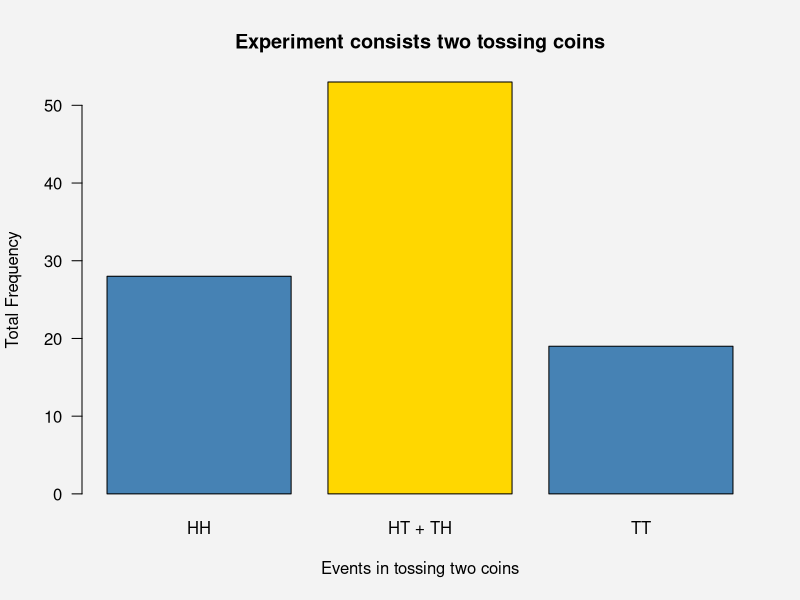
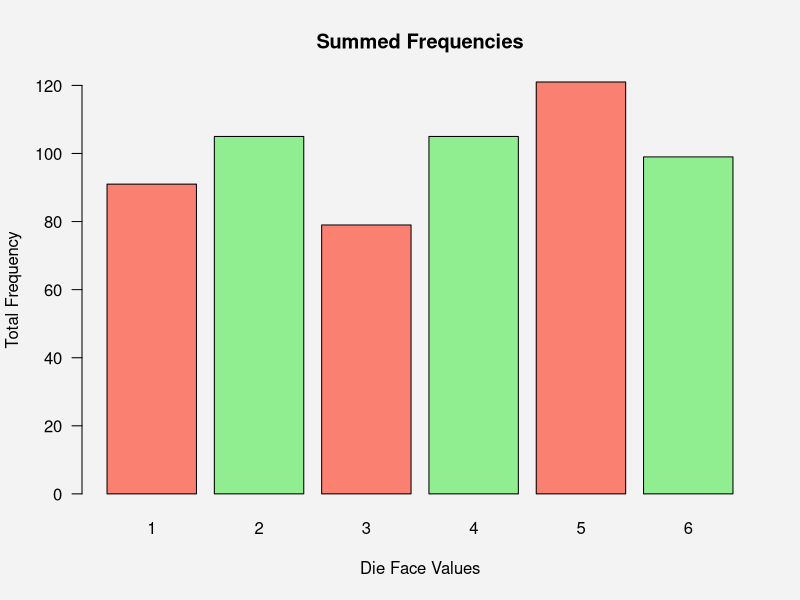
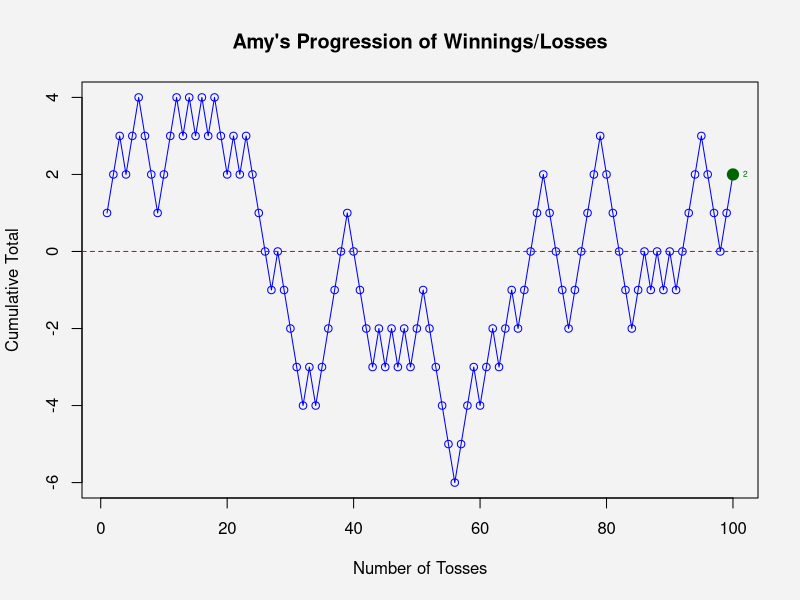

Recreate these plots in R, in order.
## ---- chunk 1
knitr::opts_chunk$set(echo = TRUE)
# install.packages("latex2exp")
# library(latex2exp)
## ---- chunk 2
# Enumerate the sample space whenever two fairs coins tossed:
sample_space <- c("HH", "HT", "TH", "TT")
# In R, we can simulate the relative frequency of the tossing two coin experiment with 100 repetitions through sample() function
experiment_100 <- sample(sample_space, 100, replace = T)

# Preliminary Program Output
print("Here is the frequency distribution of the experiment of tossing two fair coins")
print("HH, and TT are the not desired events, HT and TH are favorable events")
table(experiment_100)

par(bg = "#f3f3f3")
HH_events <- sum(experiment_100 == "HH")
favored_events <- sum(experiment_100 == "HT" | experiment_100 == "TH")
TT_events <- sum(experiment_100 == "TT")

barplot(c("HH" = HH_events, "HT + TH" = favored_events, "TT" = TT_events),  main = "Experiment consists two tossing coins", xlab = "Events in tossing two coins", ylab = "Total Frequency", col = c("steelblue", "gold", "steelblue"), las = 1)
## ---- chunk 3
# Calculate the total number of events
total_events <- HH_events + favored_events + TT_events

# Calculate the relative frequency for each outcome
relative_frequency_HH <- HH_events / total_events
relative_frequency_favored <- favored_events / total_events
relative_frequency_TT <- TT_events / total_events

# Output the relative frequencies
relative_frequencies <- c("HH" = relative_frequency_HH, "HT or TH" = relative_frequency_favored, "TT" = relative_frequency_TT)
print(paste("Hence the estimation of probability of getting a head and a tail in any order would be", relative_frequency_favored*100, "%"))
relative_frequencies
## ---- chunk 4
# When a die (one dice) rolled, enumerate the event possibilities that an even number appears.
even <- c(2,4,6)
# When a die (one dice) rolled, enumerate the event possibilities that not an even number appears.
odd <- c(1,3,5)

# A die whose holding its universal events (sample).
die <- c(even, odd)

# Store the result of the experiment 600 times in a variable
roll_results <- sample(die, 600, replace = T)

# Count the number of times each result appears
roll_counts <- table(roll_results)

par(bg = "#f3f3f3")
# Create a bar plot with these counts
barplot(roll_counts, main = "Summed Frequencies", xlab = "Die Face Values", ylab = "Total Frequency", 
        col = c("salmon", "lightgreen", "salmon", "lightgreen", "salmon", "lightgreen"), las = 1)
## ---- chunk 5
# Determine the relative frequencies on each events
roll_counts/600

print(paste("To begin, the relative probability on getting 1 on the given rolling a die experiment is: ", round(roll_counts[1]/600, 4)))
print(paste("Secondly, the relative probability on getting 2 on the given rolling a die experiment is: ", round(roll_counts[2]/600, 4)))
print(paste("Moreover, the relative probability on getting 3 on the given rolling a die experiment is: ", round(roll_counts[3]/600, 4)))
print(paste("Fourthly, the relative probability on getting 4 on the given rolling a die experiment is: ", round(roll_counts[4]/600, 4)))
print(paste("Subsequently, the relative probability on getting 5 on the given rolling a die experiment is: ", round(roll_counts[5]/600, 4)))
print(paste("Lastly, the relative probability on getting 6 on the given rolling a die experiment is: ", round(roll_counts[6]/600, 4)))
## ---- chunk 6
prob_sample_space_die <- roll_counts[1]/600 + roll_counts[2]/600 + roll_counts[3]/600 + roll_counts[4]/600 + roll_counts[5]/600 + roll_counts[6]/600
print(paste("The probability of the sample space {getting 1,2,3,4,5 or 6} from a rollng die would be: ", prob_sample_space_die*100,"%"))
## ---- chunk 7
# Function to calculate the cumulative sum of winnings or losses
calculate_cumulative_total <- function(gambling_simulation) {
  heads_count <- cumsum(gambling_simulation == 2)
  tails_count <- cumsum(gambling_simulation == -2)
  # Assuming Amy wins on heads and Jane wins on tails
  amy_total <- heads_count - tails_count
  return(amy_total)
}

# Run one long simulation
gambling_simulation <- sample(c(2, -2), 100, replace = TRUE)

# Calculate the cumulative total after each trial
gambling_result <- calculate_cumulative_total(gambling_simulation)

par(bg = "#f3f3f3")
# Plot the progression of cumulative winnings or losses
plot(1:100, gambling_result, type = "o", col = "blue",
     xlab = "Number of Tosses", ylab = "Cumulative Total", main = "Amy's Progression of Winnings/Losses")

# Optional: Add a horizontal line at y=0 to show the break-even point
abline(h = 0, col = "red", lty = 2)

# Highlight the last trial
last_trial <- length(gambling_result)
last_value <- gambling_result[last_trial]

# Add a point for the last trial
points(last_trial, last_value, col = "darkgreen", pch = 19, cex = 1.5)

# Annotate the plot with the value of the last trial
text(last_trial, last_value, labels = paste(last_value, sep=""), cex = 0.5, col = "darkgreen", pos = 4)

## ---- chunk 8
# Calculate the number of times Amy is ahead
times_ahead <- sum(gambling_result > 0)

# Print the number of times Amy is ahead
print(paste("In the gambling simulation so far, Amy is winning ahead from debt or break-even line by", times_ahead, "times!"))
## ---- chunk 9
# Assuming gambling_result contains the cumulative total of Amy's winnings/losses after 100 tosses
final_result <- gambling_result[100]

# Conditional statements to determine the message output
if (final_result > 0) {
  message <- paste("After 100 tosses, Amy is ahead by", final_result, "euros.")
} else if (final_result < 0) {
  message <- paste("After 100 tosses, Amy is behind by", abs(final_result), "euros.")
} else {
  message <- "After 100 tosses, Amy has broken even."
}

# Print the message
print(message)
